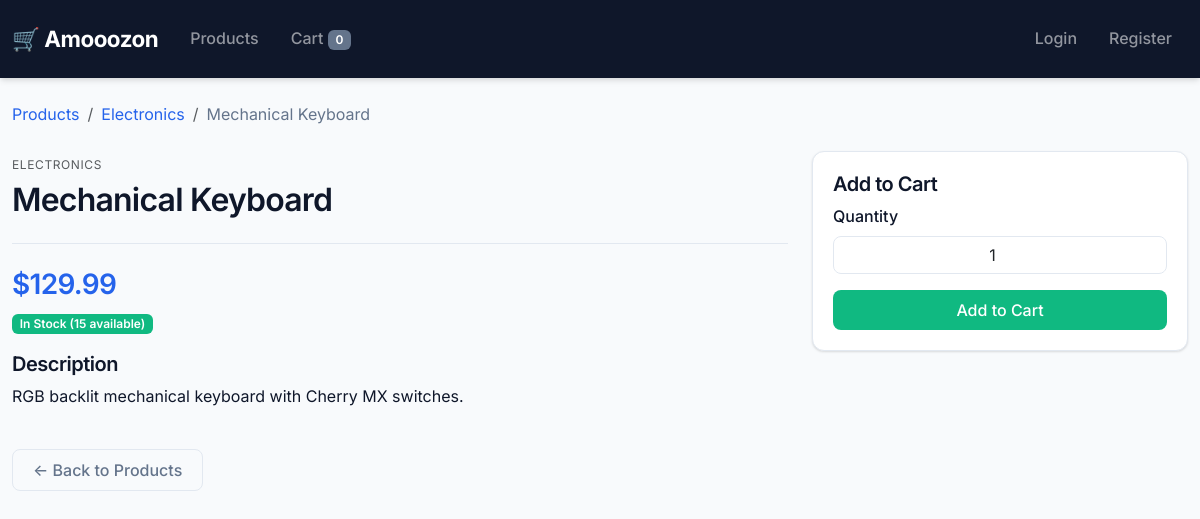
Screenshot of /product/mechanical-keyboard/ with the database file from the repository.
### shop/models.py (models this page shows, shortened)
class Product(models.Model):
    category = models.ForeignKey(
        Category,
        on_delete=models.CASCADE,
        related_name='products'
    )
    name = models.CharField(max_length=200)
    slug = models.SlugField(unique=True)
    description = models.TextField(blank=True)
    price = models.DecimalField(max_digits=10, decimal_places=2)
    inventory = models.PositiveIntegerField(default=0)
    created = models.DateTimeField(auto_now_add=True)
    updated = models.DateTimeField(auto_now=True)
    class Meta:
        ordering = ['name']

class Category(models.Model):
    name = models.CharField(max_length=200)
    slug = models.SlugField(unique=True)
    class Meta:
        verbose_name_plural = 'Categories'
        ordering = ['name']
    def get_absolute_url(self):
        return reverse('shop:category_list', args=[self.slug])

### shop/views.py (the view)
# urls.py: path('product/<slug:slug>/', views.product_detail, name='product_detail'),
def product_detail(request, slug):
    product = get_object_or_404(Product, slug=slug)
    return render(request, 'shop/product_detail.html', {
        'product': product,
    })

### shop/cart.py (called while the page is built)
    def __len__(self):
        return sum(item['quantity'] for item in self.cart.values())

### shop/context_processors.py (called while the page is built)
def cart_counter(request):
    cart = Cart(request)
    return {'cart_count': len(cart)}

### shop/templates/shop/product_detail.html (shortened to what this page needs)
{% extends 'shop/base.html' %}
{% block content %}
<nav aria-label="breadcrumb">
    <ol class="breadcrumb">
        <li class="breadcrumb-item"><a href="{% url 'shop:product_list' %}">Products</a></li>
        <li class="breadcrumb-item"><a href="{{ product.category.get_absolute_url }}">{{ product.category.name }}</a></li>
        <li class="breadcrumb-item active">{{ product.name }}</li>
    </ol>
</nav>
<div class="row">
    <div class="col-md-8">
        <span class="text-uppercase small text-muted" style="font-size: 0.75rem; letter-spacing: 0.05em;">{{ product.category.name }}</span>
        <h1 class="mt-1 mb-3">{{ product.name }}</h1>
        <hr>
        <h3 class="text-primary">${{ product.price }}</h3>
        <p>
            {% if product.inventory > 0 %}
                <span class="badge bg-success">In Stock ({{ product.inventory }} available)</span>
            {% else %}
                <span class="badge bg-danger">Out of Stock</span>
            {% endif %}
        </p>
        <h5>Description</h5>
        <p>{{ product.description|default:"No description available." }}</p>
    </div>
    <div class="col-md-4">
        <div class="card">
            <div class="card-body">
                <h5 class="card-title">Add to Cart</h5>
                {% if product.inventory > 0 %}
                    <form action="{% url 'shop:cart_add' product.id %}" method="post">
                        <div class="mb-3">
                            <label for="quantity" class="form-label">Quantity</label>
                            <input type="number" class="form-control" name="quantity"
                                   id="quantity" value="1" min="1" max="{{ product.inventory }}">
                        </div>
                        <button type="submit" class="btn btn-success w-100">Add to Cart</button>
                    </form>
                {% else %}
                    <p class="text-danger">This product is currently out of stock.</p>
                {% endif %}
            </div>
        </div>
    </div>
</div>
<div class="mt-4">
    <a href="{% url 'shop:product_list' %}" class="btn btn-outline-secondary">← Back to Products</a>
</div>
{% endblock %}

### shop/templates/shop/base.html (style rules this page uses)
:root { --primary: #2563eb; --primary-dark: #1d4ed8; --secondary: #64748b; --accent: #0ea5e9; --success: #10b981; --danger: #ef4444; --light: #f8fafc; --dark: #0f172a; --border: #e2e8f0; --shadow: 0 1px 3px rgba(0,0,0,0.08), 0 1px 2px rgba(0,0,0,0.06); --shadow-md: 0 4px 6px -1px rgba(0,0,0,0.1), 0 2px 4px -1px rgba(0,0,0,0.06); --shadow-lg: 0 10px 15px -3px rgba(0,0,0,0.1), 0 4px 6px -2px rgba(0,0,0,0.05); --radius: 0.5rem; --radius-lg: 0.75rem; }
* { box-sizing: border-box; }
body { font-family: 'Inter', -apple-system, BlinkMacSystemFont, sans-serif; background: var(--light); color: var(--dark); line-height: 1.6; }
.badge { font-weight: 600; padding: 0.35em 0.65em; }
.card { border: 1px solid var(--border); border-radius: var(--radius-lg); box-shadow: var(--shadow); transition: all 0.2s ease; overflow: hidden; }
.card-body { padding: 1.25rem; }
.card-title { font-weight: 600; color: var(--dark); margin-bottom: 0.5rem; }
.btn { font-weight: 500; padding: 0.5rem 1.25rem; border-radius: var(--radius); transition: all 0.2s ease; border: none; }
.btn-success { background: var(--success); }
.btn-outline-secondary { border: 1px solid var(--border); color: var(--secondary); }
.form-control { border: 1px solid var(--border); border-radius: var(--radius); padding: 0.625rem 0.875rem; transition: all 0.2s ease; }
.form-label { font-weight: 500; color: var(--dark); margin-bottom: 0.375rem; }
.badge.bg-success { background: var(--success) !important; }
.breadcrumb { background: transparent; padding: 0; margin-bottom: 1.5rem; }
.breadcrumb-item a { color: var(--primary); text-decoration: none; }
.breadcrumb-item.active { color: var(--secondary); }
h1, h2, h3, h4, h5, h6 { font-weight: 600; color: var(--dark); letter-spacing: -0.025em; }
h1 { font-size: 2rem; }
a { color: var(--primary); text-decoration: none; transition: color 0.15s ease; }
.text-primary { color: var(--primary) !important; }
hr { border-color: var(--border); opacity: 1; margin: 1.5rem 0; }
input[type="number"] { border: 1px solid var(--border); border-radius: var(--radius); padding: 0.375rem 0.5rem; text-align: center; }
body { min-height: 100vh; }
* { transition-property: background-color, border-color, color, fill, stroke, opacity, box-shadow, transform; transition-timing-function: cubic-bezier(0.4, 0, 0.2, 1); transition-duration: 150ms; }

### rows the page displays
Product: category.name "Electronics", name "Mechanical Keyboard", category.name "ELECTRONICS", price "129.99", inventory "15", description "RGB backlit mechanical keyboard with Cherry MX switches."

### other values shown
{{ cart_count }} "0"
